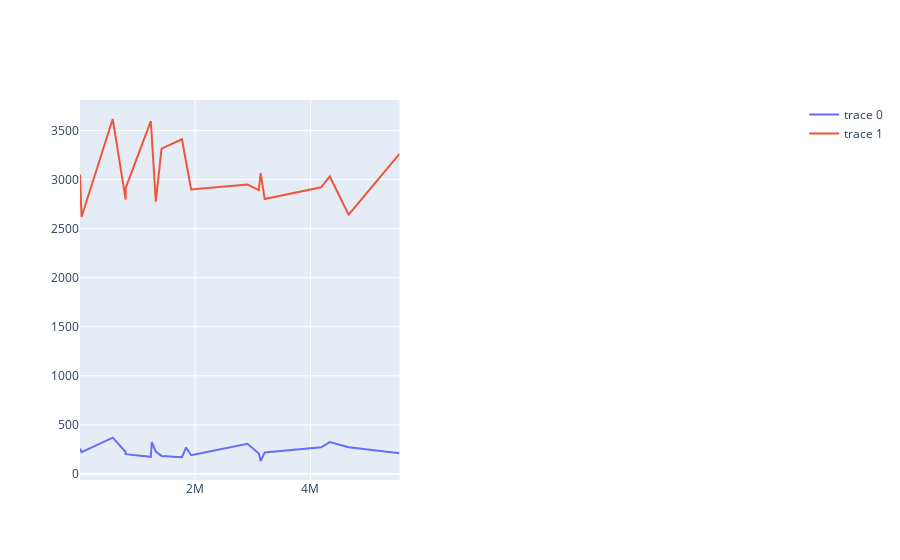

Source (notebook cell):
### Code cell
fig = go.Figure()
# fig.add_trace(go.Scatter(x=cities.Population,y=cities.Area))
fig=make_subplots(rows=1, cols=2)
fig.add_scatter(x=sorted(cities.Population),y=cities.Area, row=1,col=1)
fig.add_scatter(x=sorted(cities.Population),y=cities.Income, row=1,col=1)
